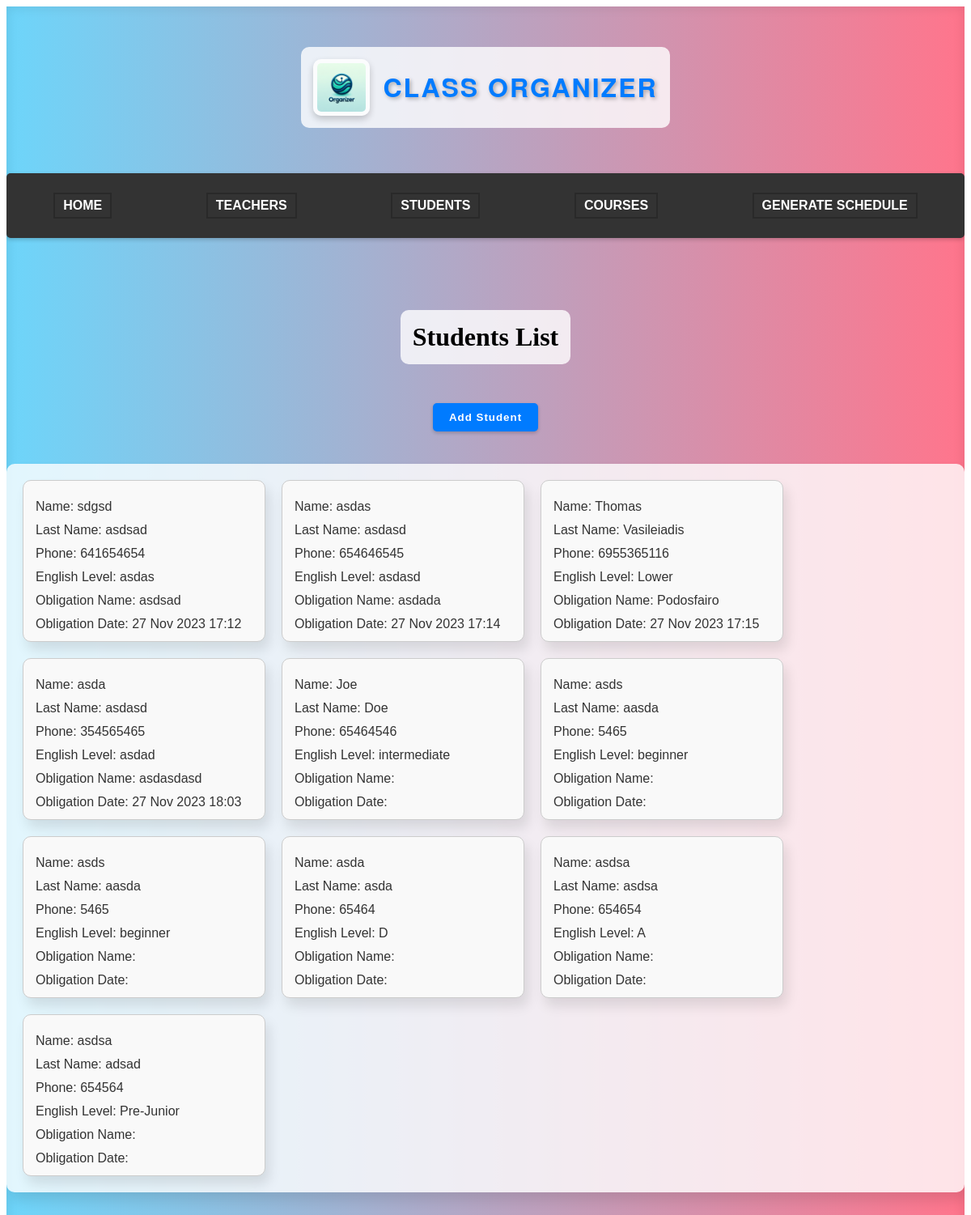
Page /classapp/student/ on the committed database.
### classapp/models.py (models this page shows)
class Student(models.Model):
    student_id = models.AutoField(primary_key=True) #primary key
    name = models.CharField(max_length=50)
    last_name = models.CharField(max_length=50)
    phone = models.CharField(max_length=50)
    english_level = models.CharField(max_length=50, default=' ')
    obligation_name = models.CharField(max_length=50, default=' ')
    obligation_datetime = models.DateTimeField(null=True, blank=True)

### classapp/views.py (the view, shortened to what this page needs)
# urls.py: path('student/', views.student, name='student'),
def student(request):
    data = Student.objects.all()
    context = {'data': data}
    return render(request, 'student.html', context)

### classapp/templates/student.html (shortened to what this page needs)
<!DOCTYPE html>
<html lang="en">
<head>
    {% load static %}
    <link rel="stylesheet" href="{% static 'style.css' %}">
</head>
<body>
    <div class="main-container">
        <header>
            <img src="{% static 'classorganizerlogo.png' %}" alt="Logo" class="logo">
            <h1 class="siteTitle">Class Organizer</h1>
        </header>
        <nav class="navbar">
            <ul class="navbar-nav">
                <li class="nav-item"><a href="{% url 'home' %}">Home</a></li>
                <li class="nav-item"><a href="{% url 'teacher' %}">Teachers</a></li>
                <li class="nav-item"><a href="{% url 'student' %}">Students</a></li>
                <li class="nav-item"><a href="{% url 'course' %}">Courses</a></li>
                <li class="nav-item"><a href="{% url 'schedule' %}">Generate Schedule</a></li>
            </ul>
        </nav>
        <h1>Students List</h1>
        <button class="add_students_btn" type="submit" onclick="window.location.href='addstudent/'">Add Student</button>
        <div class="students-container">
            {% for student in data %}
            <div class="student-box">
                <p>Name: {{ student.name }}</p>
                <p>Last Name: {{ student.last_name }}</p>
                <p>Phone: {{ student.phone }}</p>
                <p>English Level: {{ student.english_level }}</p>
                <p>Obligation Name: {{ student.obligation_name }}</p>
                <p>Obligation Date: {{ student.obligation_datetime|date:"d M Y H:i" }}</p>
            </div>
            {% endfor %}
        </div>
    </div>
</body>
</html>

### classapp/static/style.css (style rules this page uses)
.main-container { display: flex; flex-direction: column; justify-content: flex-start; align-items: center; height: 100vh; padding-top: 50px; background: linear-gradient(to right, #6DD5FA, #FF758C); box-shadow: inset 0 0 15px rgba(0, 0, 0, 0.1); overflow: auto; transition: all 0.3s ease; gap: 20px; }
.main-container > * { margin-bottom: 20px; padding: 15px; border-radius: 10px; background: rgba(255, 255, 255, 0.8); }
.navbar { background-color: #333; padding: 10px 0; margin-top: 1rem; width: 100%; margin-bottom: 3rem; box-shadow: 0 2px 5px rgba(0, 0, 0, 0.2); font-family: "Arial", sans-serif; border-radius: 5px; transition: background-color 0.3s ease-in-out; }
.navbar-nav { list-style: none; display: flex; justify-content: space-around; padding: 0; }
.nav-item { color: #fff; text-transform: uppercase; font-weight: bold; transition: color 0.3s ease-in-out, box-shadow 0.3s ease-in-out, transform 0.3s ease-in-out; box-shadow: 0 0 0 2px rgba(0, 0, 0, 0.2); }
.nav-item a { color: #fff; text-decoration: none; padding: 5px 10px; position: relative; display: inline-block; }
.nav-item a::after { content: ""; position: absolute; width: 0; height: 2px; background-color: #ff0000; bottom: 0; left: 50%; transition: width 0.3s ease, left 0.3s ease; }
header { display: flex; align-items: center; justify-content: space-between; padding: 20px; background-color: #333; color: #fff; }
.siteTitle::after { content: ''; display: block; height: 2px; background: linear-gradient(to right, #6DD5FA, #FF758C); transition: width 0.3s ease; width: 0; }
.students-container { display: flex; flex-wrap: wrap; gap: 20px; padding: 20px; box-shadow: 5px 10px 15px rgba(0, 0, 0, 0.1); }
.student-box { border: 1px solid #ccc; padding: 15px; border-radius: 10px; background-color: #f9f9f9; width: 300px; height: 200px; box-sizing: border-box; box-shadow: 5px 10px 15px rgba(0, 0, 0, 0.1); transition: transform 0.3s ease-in-out; }
.student-box p { margin: 5px 0; font-family: sans-serif; font-size: 16px; line-height: 1.5; color: #333; }

### rows in the picture
Student: name "sdgsd", last_name "asdsad", phone "641654654", english_level "asdas", obligation_name "asdsad", obligation_datetime "27 Nov 2023 17:12"
Student: name "asdas", last_name "asdasd", phone "654646545", english_level "asdasd", obligation_name "asdada", obligation_datetime "27 Nov 2023 17:14"
Student: name "Thomas", last_name "Vasileiadis", phone "6955365116", english_level "Lower", obligation_name "Podosfairo", obligation_datetime "27 Nov 2023 17:15"
Student: name "asda", last_name "asdasd", phone "354565465", english_level "asdad", obligation_name "asdasdasd", obligation_datetime "27 Nov 2023 18:03"
Student: name "Joe", last_name "Doe", phone "65464546", english_level "intermediate"
Student: name "asds", last_name "aasda", phone "5465", english_level "beginner"
Student: name "asds", last_name "aasda", phone "5465", english_level "beginner"
Student: name "asda", last_name "asda", phone "65464", english_level "D"
Student: name "asdsa", last_name "asdsa", phone "654654", english_level "A"
Student: name "asdsa", last_name "adsad", phone "654564", english_level "Pre-Junior"
